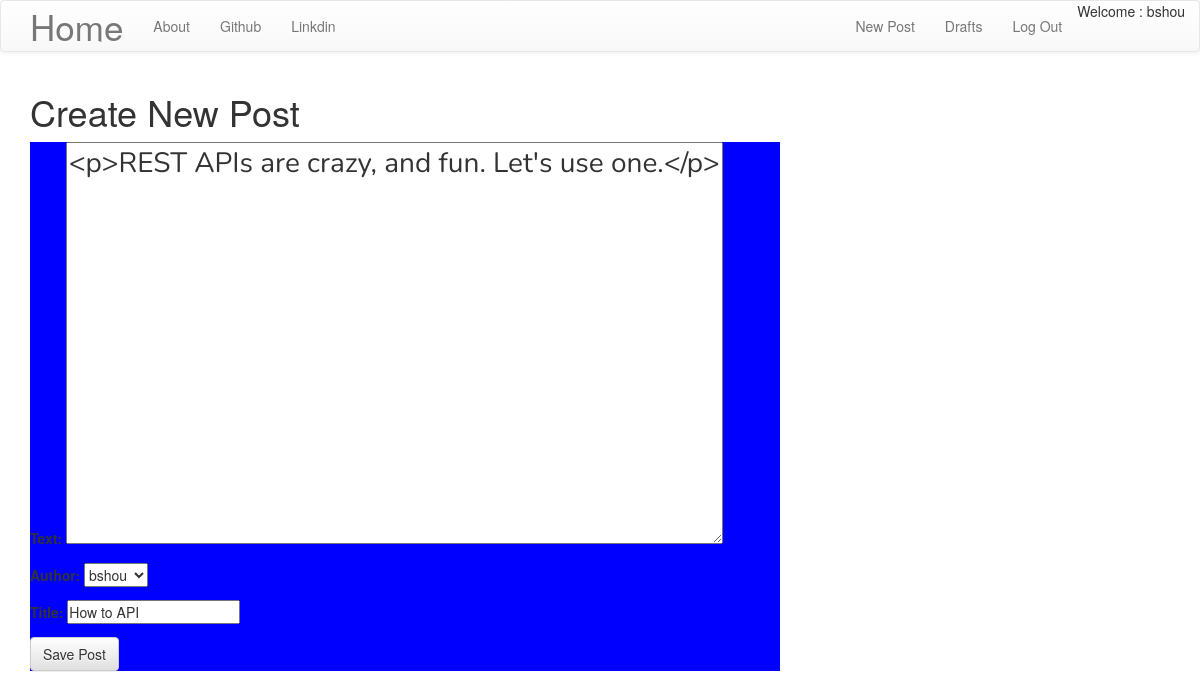
Page /blog/post/6/edit/ (signed in) on the committed database.
### blog/models.py (models this page shows, shortened)
class Post(models.Model):
    author = models.ForeignKey('auth.User',on_delete=models.CASCADE)
    title = models.CharField(max_length=260)
    text = models.TextField()
    created_date = models.DateTimeField(default=timezone.localtime)
    published_date = models.DateTimeField(blank=True,null=True)
    slug = models.SlugField(max_length = 200,null = True,blank = True)

### blog/views.py (the view)
# urls.py: re_path(r'^post/(?P<pk>\d+)/edit/$',PostUpdateView.as_view(),name='edit_post'),
class PostUpdateView(LoginRequiredMixin,UpdateView):
    login_url = '/login/'
    redirect_field_name = '/post_detail.html'
    form_class = PostForm
    model = Post

### blog/forms.py
class PostForm(forms.ModelForm):
    class Meta():
        model = Post
        fields = {'author','title','text'}
        widgets = { 'title':forms.TextInput(attrs={'class':'textinputclass'}),
                    'text':forms.Textarea(attrs={'class':'editable medium-editor-textfield postcontent'}),
                   }

### blog/templates/blog/post_form.html (shortened to what this page needs)
{% extends "base.html" %}
{% block content %}
<h1> Create New Post </h1>
<form class="post-form loader" method="POST">
{{ form.as_p }}
<button type="submit" class="save btn btn-default">Save Post</button>
</form>
{% endblock %}

### blog/templates/blog/base.html (shortened to what this page needs)
<!DOCTYPE html>
{% load static %}
<html lang="en" dir="ltr">
  <head>
<link rel="stylesheet" href="https://maxcdn.bootstrapcdn.com/bootstrap/3.3.7/css/bootstrap.min.css">
<link rel="stylesheet" href="https://maxcdn.bootstrapcdn.com/bootstrap/3.3.7/css/bootstrap-theme.min.css">
    <link rel="stylesheet" href="//cdn.jsdelivr.net/npm/medium-editor@latest/dist/css/medium-editor.min.css" type="text/css" media="screen" charset="utf-8">
    <link rel="stylesheet" href="{% static 'css/blog.css' %}">
    <link rel="stylesheet" href="{% static 'css/alert.css' %}">
  </head>
  <body>
    <nav class="navbar navbar-default navbar-custom" >
      <div class="container">
        <ul class="nav navbar-nav">
          <li> <a class = "navbar-brand bigbrand" href="{% url "posts_list"%}">Home</a></li>
          <li> <a class="navbar-link" href="{% url "about" %}" style ="pointer-events:none">About </a></li>
          <li> <a class="navbar-link disabled" href="https://github.com/ZenghXmistU">Github </a></li>
          <li> <a class="navbar-link" href="https://www.linkedin.com/in/atul-kumar-4026b7220/" > Linkdin </a></li>
        </ul>
      <ul class="nav navbar-nav navbar-right">
        {% if user.is_authenticated %}
        <li><a href="{% url 'new_post' %}">New Post </a></li>
        <li><a href="{% url 'drafts_list' %}">Drafts </a></li>
        <li><a href="{% url 'logout' %}">Log Out</a></li>
        <li> Welcome : {{ user.username }}</li>
        {% else %}
        <li><a class = "nav navbar-right" href="{% url 'login' %}"><span class="glyphicon glyphicon-user"></span>Log in</a></li>
        {% endif %}
      </ul>
     </div>
    </nav>
    <div class="content container">
      <div class="row">
        <div class="col-md-8">
          <div class="blog_posts">
            {% block content %}
            {% endblock %}
          </div>
        </div>
      </div>
    </div>
 </body>
</html>

### blog/static/css/blog.css (style rules this page uses)
.bigbrand { font-size: 2.5em; }
.postcontent { font-family: 'Nunito', sans-serif; font-size: 2em; text-align:center; }
.post-form { background-color: blue; }
.loader { filter:hue-rotate(0deg); color:linear-gradient(45deg,#0f8,#08f); animation:hue 10000ms infinite linear; }

### blog/static/css/alert.css (style rules this page uses)
* { margin: 0; padding: 0; box-sizing: border-box; }

### rows in the picture
Post: text "<p>REST APIs are crazy, and fun. Let's use one.</p>", author "bshou", title "How to API"

### other values in the picture
{{ user.username }} "bshou"
